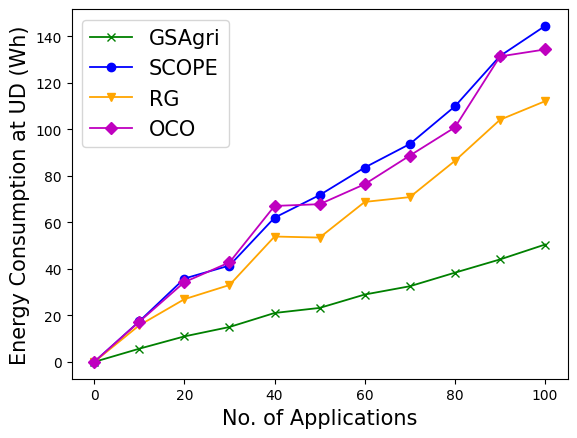

Recreate this plot in Python.
import matplotlib.pyplot as plt

x_axis = [0, 10, 20, 30, 40, 50, 60, 70, 80, 90, 100]
y_axis_GSAgri = [0, 5.69, 10.98, 15.02, 21.05, 23.23, 28.99, 32.55, 38.39, 44.09, 50.50]
y_axis_SCOPE = [0, 17.455, 35.87, 41.455, 62.04, 71.77, 83.62, 93.73, 109.94, 131.581, 144.5235]
y_axis_OCO = [0, 17.3, 34.305, 42.815, 67.095, 67.85, 76.46, 88.755, 100.89, 131.405, 134.405]
y_axis_RG = [0, 15.755, 26.985, 33.075, 53.935, 53.485, 68.83, 70.89, 86.5, 104.165, 112.155]

plt.plot(x_axis, y_axis_GSAgri, marker='x', label='GSAgri', linewidth=1.3, color='green')
plt.plot(x_axis, y_axis_SCOPE, marker='o', label='SCOPE', linewidth=1.3, color='blue')
plt.plot(x_axis, y_axis_RG, marker='v', label='RG', linewidth=1.3, color='orange')
plt.plot(x_axis, y_axis_OCO, marker='D', label='OCO', linewidth=1.3, color='m')
#plt.title('UE Energy Consumption', fontsize = 15)

plt.ylabel('Energy Consumption at UD (Wh)', fontsize = 15)
plt.xlabel('No. of Applications', fontsize = 15)
plt.legend(loc='best', prop={'size': 15})
plt.savefig('app_energy_consumption.png', bbox_inches='tight')
plt.show()
